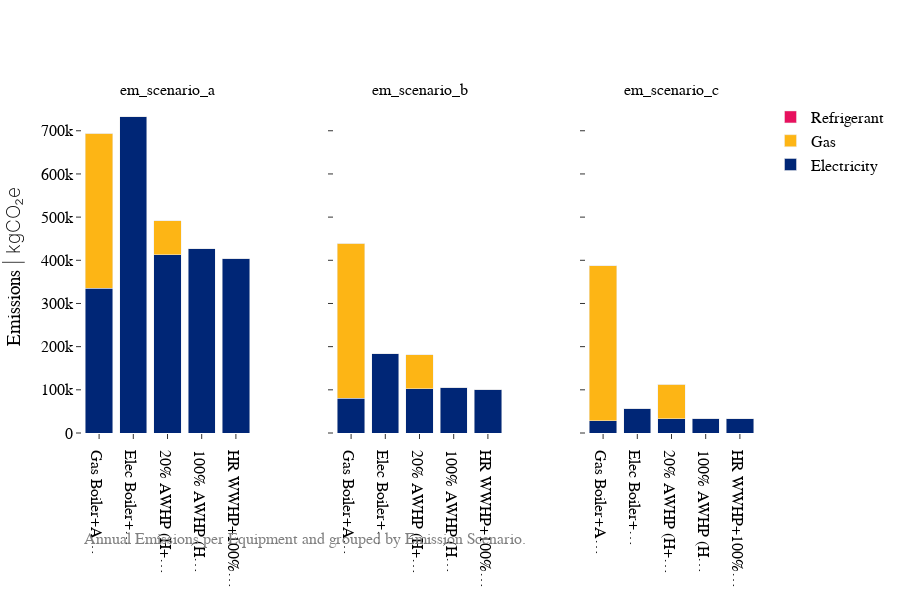

Here is the notebook cell this chart was saved with:
### Code cell
from src.visuals import plot_emission_scenarios_grouped

df = source_energy.copy()

emission_scenarios = ['em_scenario_a', 'em_scenario_b', 'em_scenario_c']

plot_emission_scenarios_grouped(df, equipment_scenarios, emission_scenarios, unit_mode="SI")

### Figure 1 — Plotly figure (JSON) as saved in the notebook; plotly's stock layout.template omitted (floating-point values rounded to 4 significant figures)
{"data": [{"hovertemplate": "Equipment: Gas Boiler+AC Chiller<br>Electricity: 334943.7 kgCO₂<extra></extra>", "marker": {"color": "#002676"}, "name": "Electricity", "showlegend": true, "type": "bar", "x": ["Gas Boiler+A…"], "xaxis": "x", "y": [334900.0], "yaxis": "y"}, {"hovertemplate": "Equipment: Gas Boiler+AC Chiller<br>Gas: 359111.7 kgCO₂<extra></extra>", "marker": {"color": "#FDB515"}, "name": "Gas", "showlegend": true, "type": "bar", "x": ["Gas Boiler+A…"], "xaxis": "x", "y": [359100.0], "yaxis": "y"}, {"hovertemplate": "Equipment: Gas Boiler+AC Chiller<br>Refrigerant: 0.0 kgCO₂<extra></extra>", "marker": {"color": "#E7115E"}, "name": "Refrigerant", "showlegend": true, "type": "bar", "x": ["Gas Boiler+A…"], "xaxis": "x", "y": [0], "yaxis": "y"}, {"hovertemplate": "Equipment: Elec Boiler+AC Chiller<br>Electricity: 732690.2 kgCO₂<extra></extra>", "marker": {"color": "#002676"}, "name": "Electricity", "showlegend": false, "type": "bar", "x": ["Elec Boiler+…"], "xaxis": "x", "y": [732700.0], "yaxis": "y"}, {"hovertemplate": "Equipment: Elec Boiler+AC Chiller<br>Gas: 0.0 kgCO₂<extra></extra>", "marker": {"color": "#FDB515"}, "name": "Gas", "showlegend": false, "type": "bar", "x": ["Elec Boiler+…"], "xaxis": "x", "y": [0], "yaxis": "y"}, {"hovertemplate": "Equipment: Elec Boiler+AC Chiller<br>Refrigerant: 0.0 kgCO₂<extra></extra>", "marker": {"color": "#E7115E"}, "name": "Refrigerant", "showlegend": false, "type": "bar", "x": ["Elec Boiler+…"], "xaxis": "x", "y": [0], "yaxis": "y"}, {"hovertemplate": "Equipment: 20% AWHP (H+C)+Gas Backup<br>Electricity: 412543.9 kgCO₂<extra></extra>", "marker": {"color": "#002676"}, "name": "Electricity", "showlegend": false, "type": "bar", "x": ["20% AWHP (H+…"], "xaxis": "x", "y": [412500.0], "yaxis": "y"}, {"hovertemplate": "Equipment: 20% AWHP (H+C)+Gas Backup<br>Gas: 79559.2 kgCO₂<extra></extra>", "marker": {"color": "#FDB515"}, "name": "Gas", "showlegend": false, "type": "bar", "x": ["20% AWHP (H+…"], "xaxis": "x", "y": [79560.0], "yaxis": "y"}, {"hovertemplate": "Equipment: 20% AWHP (H+C)+Gas Backup<br>Refrigerant: 0.0 kgCO₂<extra></extra>", "marker": {"color": "#E7115E"}, "name": "Refrigerant", "showlegend": false, "type": "bar", "x": ["20% AWHP (H+…"], "xaxis": "x", "y": [0], "yaxis": "y"}, {"hovertemplate": "Equipment: 100% AWHP (H+C)+Elec Backup<br>Electricity: 426511.7 kgCO₂<extra></extra>", "marker": {"color": "#002676"}, "name": "Electricity", "showlegend": false, "type": "bar", "x": ["100% AWHP (H…"], "xaxis": "x", "y": [426500.0], "yaxis": "y"}, {"hovertemplate": "Equipment: 100% AWHP (H+C)+Elec Backup<br>Gas: 0.0 kgCO₂<extra></extra>", "marker": {"color": "#FDB515"}, "name": "Gas", "showlegend": false, "type": "bar", "x": ["100% AWHP (H…"], "xaxis": "x", "y": [0], "yaxis": "y"}, {"hovertemplate": "Equipment: 100% AWHP (H+C)+Elec Backup<br>Refrigerant: 0.0 kgCO₂<extra></extra>", "marker": {"color": "#E7115E"}, "name": "Refrigerant", "showlegend": false, "type": "bar", "x": ["100% AWHP (H…"], "xaxis": "x", "y": [0], "yaxis": "y"}, {"hovertemplate": "Equipment: HR WWHP+100% AWHP (H+C)+Elec Backup<br>Electricity: 405227.7 kgCO₂<extra></extra>", "marker": {"color": "#002676"}, "name": "Electricity", "showlegend": false, "type": "bar", "x": ["HR WWHP+100%…"], "xaxis": "x", "y": [405200.0], "yaxis": "y"}, {"hovertemplate": "Equipment: HR WWHP+100% AWHP (H+C)+Elec Backup<br>Gas: 0.0 kgCO₂<extra></extra>", "marker": {"color": "#FDB515"}, "name": "Gas", "showlegend": false, "type": "bar", "x": ["HR WWHP+100%…"], "xaxis": "x", "y": [0], "yaxis": "y"}, {"hovertemplate": "Equipment: HR WWHP+100% AWHP (H+C)+Elec Backup<br>Refrigerant: 0.0 kgCO₂<extra></extra>", "marker": {"color": "#E7115E"}, "name": "Refrigerant", "showlegend": false, "type": "bar", "x": ["HR WWHP+100%…"], "xaxis": "x", "y": [0], "yaxis": "y"}, {"hovertemplate": "Equipment: Gas Boiler+AC Chiller<br>Electricity: 80380.8 kgCO₂<extra></extra>", "marker": {"color": "#002676"}, "name": "Electricity", "showlegend": false, "type": "bar", "x": ["Gas Boiler+A…"], "xaxis": "x2", "y": [80380.0], "yaxis": "y2"}, {"hovertemplate": "Equipment: Gas Boiler+AC Chiller<br>Gas: 359111.7 kgCO₂<extra></extra>", "marker": {"color": "#FDB515"}, "name": "Gas", "showlegend": false, "type": "bar", "x": ["Gas Boiler+A…"], "xaxis": "x2", "y": [359100.0], "yaxis": "y2"}, {"hovertemplate": "Equipment: Gas Boiler+AC Chiller<br>Refrigerant: 0.0 kgCO₂<extra></extra>", "marker": {"color": "#E7115E"}, "name": "Refrigerant", "showlegend": false, "type": "bar", "x": ["Gas Boiler+A…"], "xaxis": "x2", "y": [0], "yaxis": "y2"}, {"hovertemplate": "Equipment: Elec Boiler+AC Chiller<br>Electricity: 183976.5 kgCO₂<extra></extra>", "marker": {"color": "#002676"}, "name": "Electricity", "showlegend": false, "type": "bar", "x": ["Elec Boiler+…"], "xaxis": "x2", "y": [184000.0], "yaxis": "y2"}, {"hovertemplate": "Equipment: Elec Boiler+AC Chiller<br>Gas: 0.0 kgCO₂<extra></extra>", "marker": {"color": "#FDB515"}, "name": "Gas", "showlegend": false, "type": "bar", "x": ["Elec Boiler+…"], "xaxis": "x2", "y": [0], "yaxis": "y2"}, {"hovertemplate": "Equipment: Elec Boiler+AC Chiller<br>Refrigerant: 0.0 kgCO₂<extra></extra>", "marker": {"color": "#E7115E"}, "name": "Refrigerant", "showlegend": false, "type": "bar", "x": ["Elec Boiler+…"], "xaxis": "x2", "y": [0], "yaxis": "y2"}, {"hovertemplate": "Equipment: 20% AWHP (H+C)+Gas Backup<br>Electricity: 102186.8 kgCO₂<extra></extra>", "marker": {"color": "#002676"}, "name": "Electricity", "showlegend": false, "type": "bar", "x": ["20% AWHP (H+…"], "xaxis": "x2", "y": [102200.0], "yaxis": "y2"}, {"hovertemplate": "Equipment: 20% AWHP (H+C)+Gas Backup<br>Gas: 79559.2 kgCO₂<extra></extra>", "marker": {"color": "#FDB515"}, "name": "Gas", "showlegend": false, "type": "bar", "x": ["20% AWHP (H+…"], "xaxis": "x2", "y": [79560.0], "yaxis": "y2"}, {"hovertemplate": "Equipment: 20% AWHP (H+C)+Gas Backup<br>Refrigerant: 0.0 kgCO₂<extra></extra>", "marker": {"color": "#E7115E"}, "name": "Refrigerant", "showlegend": false, "type": "bar", "x": ["20% AWHP (H+…"], "xaxis": "x2", "y": [0], "yaxis": "y2"}, {"hovertemplate": "Equipment: 100% AWHP (H+C)+Elec Backup<br>Electricity: 106397.7 kgCO₂<extra></extra>", "marker": {"color": "#002676"}, "name": "Electricity", "showlegend": false, "type": "bar", "x": ["100% AWHP (H…"], "xaxis": "x2", "y": [106400.0], "yaxis": "y2"}, {"hovertemplate": "Equipment: 100% AWHP (H+C)+Elec Backup<br>Gas: 0.0 kgCO₂<extra></extra>", "marker": {"color": "#FDB515"}, "name": "Gas", "showlegend": false, "type": "bar", "x": ["100% AWHP (H…"], "xaxis": "x2", "y": [0], "yaxis": "y2"}, {"hovertemplate": "Equipment: 100% AWHP (H+C)+Elec Backup<br>Refrigerant: 0.0 kgCO₂<extra></extra>", "marker": {"color": "#E7115E"}, "name": "Refrigerant", "showlegend": false, "type": "bar", "x": ["100% AWHP (H…"], "xaxis": "x2", "y": [0], "yaxis": "y2"}, {"hovertemplate": "Equipment: HR WWHP+100% AWHP (H+C)+Elec Backup<br>Electricity: 101731.0 kgCO₂<extra></extra>", "marker": {"color": "#002676"}, "name": "Electricity", "showlegend": false, "type": "bar", "x": ["HR WWHP+100%…"], "xaxis": "x2", "y": [101700.0], "yaxis": "y2"}, {"hovertemplate": "Equipment: HR WWHP+100% AWHP (H+C)+Elec Backup<br>Gas: 0.0 kgCO₂<extra></extra>", "marker": {"color": "#FDB515"}, "name": "Gas", "showlegend": false, "type": "bar", "x": ["HR WWHP+100%…"], "xaxis": "x2", "y": [0], "yaxis": "y2"}, {"hovertemplate": "Equipment: HR WWHP+100% AWHP (H+C)+Elec Backup<br>Refrigerant: 0.0 kgCO₂<extra></extra>", "marker": {"color": "#E7115E"}, "name": "Refrigerant", "showlegend": false, "type": "bar", "x": ["HR WWHP+100%…"], "xaxis": "x2", "y": [0], "yaxis": "y2"}, {"hovertemplate": "Equipment: Gas Boiler+AC Chiller<br>Electricity: 28157.6 kgCO₂<extra></extra>", "marker": {"color": "#002676"}, "name": "Electricity", "showlegend": false, "type": "bar", "x": ["Gas Boiler+A…"], "xaxis": "x3", "y": [28160.0], "yaxis": "y3"}, {"hovertemplate": "Equipment: Gas Boiler+AC Chiller<br>Gas: 359111.7 kgCO₂<extra></extra>", "marker": {"color": "#FDB515"}, "name": "Gas", "showlegend": false, "type": "bar", "x": ["Gas Boiler+A…"], "xaxis": "x3", "y": [359100.0], "yaxis": "y3"}, {"hovertemplate": "Equipment: Gas Boiler+AC Chiller<br>Refrigerant: 0.0 kgCO₂<extra></extra>", "marker": {"color": "#E7115E"}, "name": "Refrigerant", "showlegend": false, "type": "bar", "x": ["Gas Boiler+A…"], "xaxis": "x3", "y": [0], "yaxis": "y3"}, {"hovertemplate": "Equipment: Elec Boiler+AC Chiller<br>Electricity: 56914.4 kgCO₂<extra></extra>", "marker": {"color": "#002676"}, "name": "Electricity", "showlegend": false, "type": "bar", "x": ["Elec Boiler+…"], "xaxis": "x3", "y": [56910.0], "yaxis": "y3"}, {"hovertemplate": "Equipment: Elec Boiler+AC Chiller<br>Gas: 0.0 kgCO₂<extra></extra>", "marker": {"color": "#FDB515"}, "name": "Gas", "showlegend": false, "type": "bar", "x": ["Elec Boiler+…"], "xaxis": "x3", "y": [0], "yaxis": "y3"}, {"hovertemplate": "Equipment: Elec Boiler+AC Chiller<br>Refrigerant: 0.0 kgCO₂<extra></extra>", "marker": {"color": "#E7115E"}, "name": "Refrigerant", "showlegend": false, "type": "bar", "x": ["Elec Boiler+…"], "xaxis": "x3", "y": [0], "yaxis": "y3"}, {"hovertemplate": "Equipment: 20% AWHP (H+C)+Gas Backup<br>Electricity: 32905.3 kgCO₂<extra></extra>", "marker": {"color": "#002676"}, "name": "Electricity", "showlegend": false, "type": "bar", "x": ["20% AWHP (H+…"], "xaxis": "x3", "y": [32910.0], "yaxis": "y3"}, {"hovertemplate": "Equipment: 20% AWHP (H+C)+Gas Backup<br>Gas: 79559.2 kgCO₂<extra></extra>", "marker": {"color": "#FDB515"}, "name": "Gas", "showlegend": false, "type": "bar", "x": ["20% AWHP (H+…"], "xaxis": "x3", "y": [79560.0], "yaxis": "y3"}, {"hovertemplate": "Equipment: 20% AWHP (H+C)+Gas Backup<br>Refrigerant: 0.0 kgCO₂<extra></extra>", "marker": {"color": "#E7115E"}, "name": "Refrigerant", "showlegend": false, "type": "bar", "x": ["20% AWHP (H+…"], "xaxis": "x3", "y": [0], "yaxis": "y3"}, {"hovertemplate": "Equipment: 100% AWHP (H+C)+Elec Backup<br>Electricity: 33789.0 kgCO₂<extra></extra>", "marker": {"color": "#002676"}, "name": "Electricity", "showlegend": false, "type": "bar", "x": ["100% AWHP (H…"], "xaxis": "x3", "y": [33790.0], "yaxis": "y3"}, {"hovertemplate": "Equipment: 100% AWHP (H+C)+Elec Backup<br>Gas: 0.0 kgCO₂<extra></extra>", "marker": {"color": "#FDB515"}, "name": "Gas", "showlegend": false, "type": "bar", "x": ["100% AWHP (H…"], "xaxis": "x3", "y": [0], "yaxis": "y3"}, {"hovertemplate": "Equipment: 100% AWHP (H+C)+Elec Backup<br>Refrigerant: 0.0 kgCO₂<extra></extra>", "marker": {"color": "#E7115E"}, "name": "Refrigerant", "showlegend": false, "type": "bar", "x": ["100% AWHP (H…"], "xaxis": "x3", "y": [0], "yaxis": "y3"}, {"hovertemplate": "Equipment: HR WWHP+100% AWHP (H+C)+Elec Backup<br>Electricity: 32474.0 kgCO₂<extra></extra>", "marker": {"color": "#002676"}, "name": "Electricity", "showlegend": false, "type": "bar", "x": ["HR WWHP+100%…"], "xaxis": "x3", "y": [32470.0], "yaxis": "y3"}, {"hovertemplate": "Equipment: HR WWHP+100% AWHP (H+C)+Elec Backup<br>Gas: 0.0 kgCO₂<extra></extra>", "marker": {"color": "#FDB515"}, "name": "Gas", "showlegend": false, "type": "bar", "x": ["HR WWHP+100%…"], "xaxis": "x3", "y": [0], "yaxis": "y3"}, {"hovertemplate": "Equipment: HR WWHP+100% AWHP (H+C)+Elec Backup<br>Refrigerant: 0.0 kgCO₂<extra></extra>", "marker": {"color": "#E7115E"}, "name": "Refrigerant", "showlegend": false, "type": "bar", "x": ["HR WWHP+100%…"], "xaxis": "x3", "y": [0], "yaxis": "y3"}], "layout": {"annotations": [{"font": {"size": 16}, "showarrow": false, "text": "em_scenario_a", "x": 0.1267, "xanchor": "center", "xref": "paper", "y": 1, "yanchor": "bottom", "yref": "paper"}, {"font": {"size": 16}, "showarrow": false, "text": "em_scenario_b", "x": 0.5, "xanchor": "center", "xref": "paper", "y": 1, "yanchor": "bottom", "yref": "paper"}, {"font": {"size": 16}, "showarrow": false, "text": "em_scenario_c", "x": 0.8733, "xanchor": "center", "xref": "paper", "y": 1, "yanchor": "bottom", "yref": "paper"}, {"align": "center", "font": {"color": "gray", "size": 16}, "showarrow": false, "text": "Annual Emissions per Equipment and grouped by Emission Scenario.", "x": 0, "xref": "paper", "y": -0.35, "yref": "paper"}], "barmode": "stack", "font": {"size": 16}, "height": 600, "margin": {"b": 150}, "title": {"font": {"size": 14}}, "xaxis": {"anchor": "y", "domain": [0, 0.2533]}, "xaxis2": {"anchor": "y2", "domain": [0.3733, 0.6267]}, "xaxis3": {"anchor": "y3", "domain": [0.7467, 1]}, "yaxis": {"anchor": "x", "domain": [0, 1], "title": {"text": "Emissions <span style=\"font-weight:200\">| kgCO₂e</span>"}}, "yaxis2": {"anchor": "x2", "domain": [0, 1], "matches": "y", "showticklabels": false}, "yaxis3": {"anchor": "x3", "domain": [0, 1], "matches": "y", "showticklabels": false}}}
